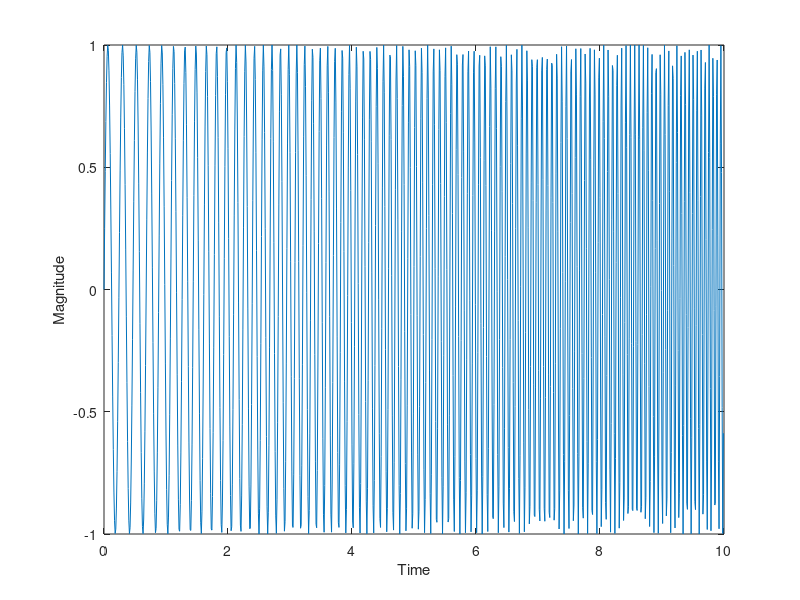
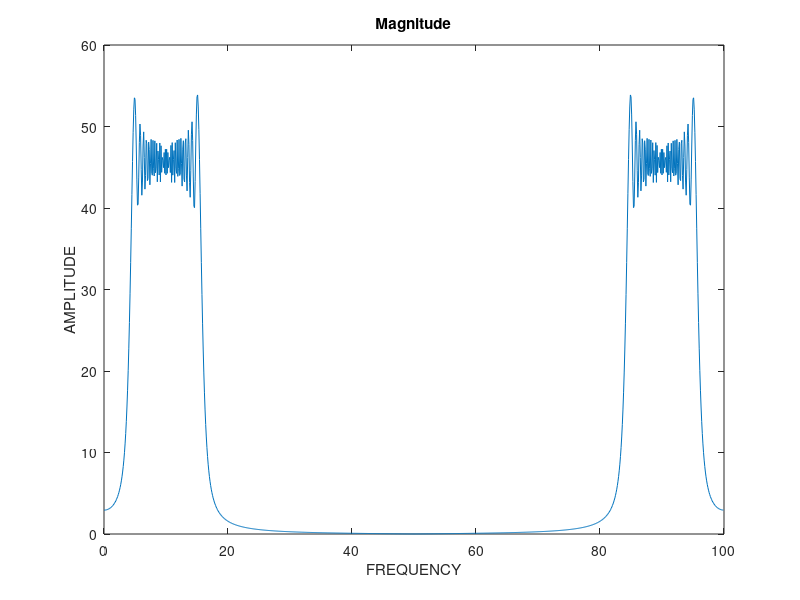

These charts were generated, in order, by the following MATLAB code: (Note: this script raises an error after producing the figures.)
alpha = 1 + mod(525,3);
t = 0:1/100:(10-1/100);
f = linspace(4,10,1000);
x = sin(2*pi.*f.*t);
figure(1)
plot(t,x)
xlabel('Time')
ylabel('Magnitude')
m = abs(fft(x));
F = (0:length(m)-1)*100/length(m);
figure(2)
plot(F,m)
title('Magnitude')
xlabel("FREQUENCY");
ylabel("AMPLITUDE");


window_length = 100; 
overlap = 10;        
window_length_2 = 150;

figure(3);
spectrogram(x, hamming(window_length), overlap);
title('Spectrogram of Chirp Signal hamming 100');
figure(4);
spectrogram(x, hamming(window_length_2), overlap);
title('Spectrogram of Chirp Signal hamming 150');
figure(5);
spectrogram(x, hanning(window_length), overlap);
title('Spectrogram of Chirp Signal hanning');
figure(6);
spectrogram(x, blackman(window_length), overlap);
title('Spectrogram of Chirp Signal blackman')
